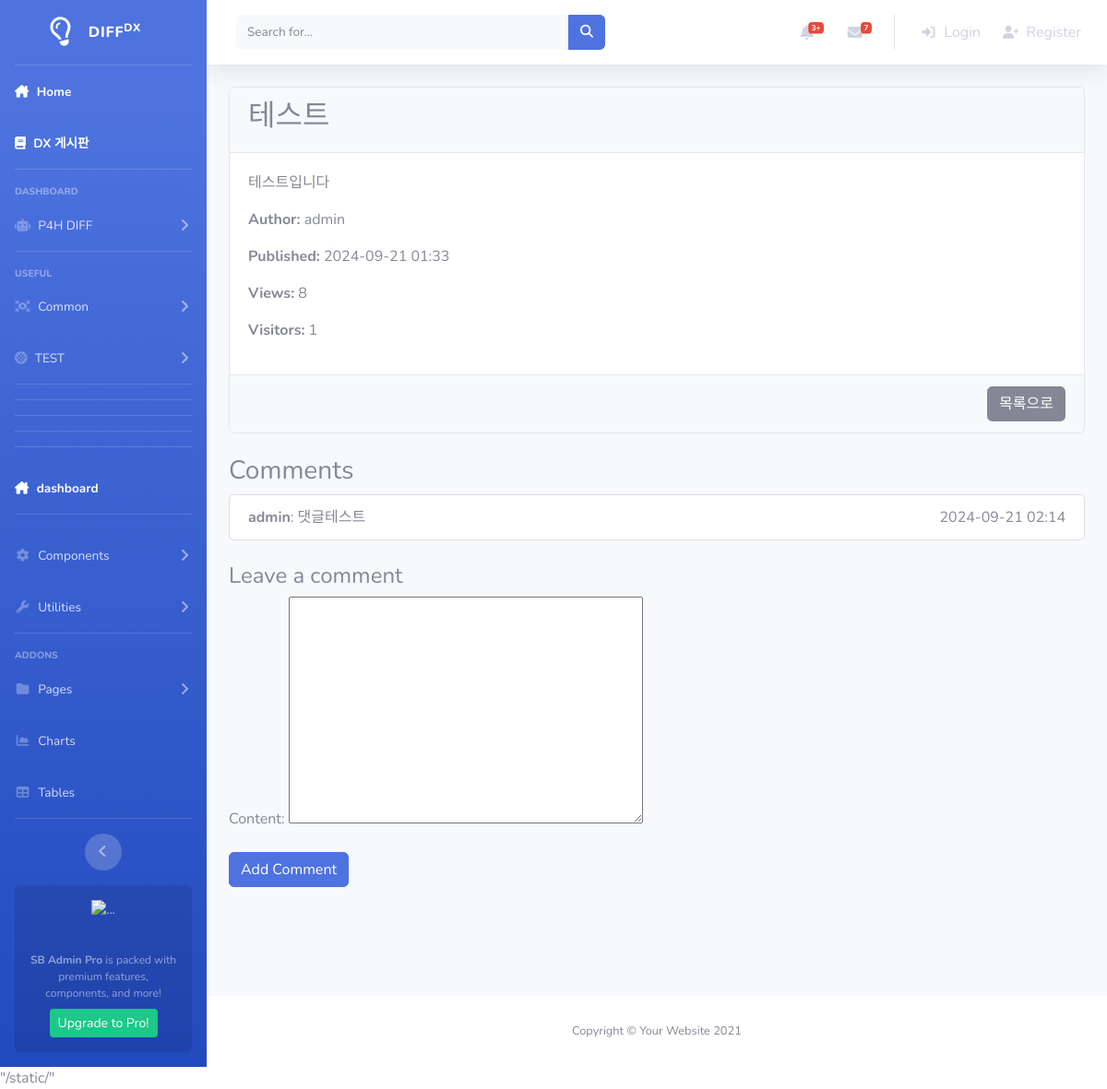
Page /board/post/3/ on the committed database.
### board/models.py (models this page shows, shortened)
class Post(models.Model):
    title = models.CharField(max_length=200)
    content = models.TextField()
    author = models.ForeignKey(User, on_delete=models.CASCADE, null=True)
    created_at = models.DateTimeField(auto_now_add=True)
    updated_at = models.DateTimeField(auto_now=True)
    views = models.PositiveIntegerField(default=0)  # 조회수
    visitors = models.ManyToManyField(User, related_name='post_visitors', blank=True)

class Comment(models.Model):
    post = models.ForeignKey(Post, related_name='comments', on_delete=models.CASCADE)
    content = models.TextField()
    author = models.ForeignKey(User, on_delete=models.CASCADE, null=True)  # null=True 임시 허용
    created_at = models.DateTimeField(auto_now_add=True)

### board/views.py (the view)
# urls.py: path('post/<int:pk>/', views.post_detail, name='post_detail'),
def post_detail(request, pk):
    post = get_object_or_404(Post, pk=pk)
    post.views += 1
    post.save()
    if request.user.is_authenticated:
        if not post.visitors.filter(id=request.user.id).exists():
            post.visitors.add(request.user)
    comments = post.comments.all()
    if request.method == "POST":
        comment_form = CommentForm(request.POST)
        if comment_form.is_valid():
            comment = comment_form.save(commit=False)
            comment.post = post
            comment.author = request.user  # 로그인한 사용자를 댓글 작성자로 설정
            comment.save()
            return redirect('board:post_detail', pk=post.pk)
    else:
        comment_form = CommentForm()
    return render(request, 'board/post_detail.html', {'post': post, 'comments': comments, 'comment_form': comment_form})

### board/forms.py
class CommentForm(forms.ModelForm):
    class Meta:
        model = Comment
        fields = ['content']

### templates/board/post_detail.html (shortened to what this page needs)
{% extends 'Common/base.html' %}
{% block content %}
<div class="post-detail-container mt-4">
    <div class="card">
        <div class="card-header d-flex justify-content-between align-items-center">
            <h2>{{ post.title }}</h2>
        </div>
        <div class="card-body">
            <p class="card-text">{{ post.content }}</p>
            <p><strong>Author:</strong> {{ post.author.username }}</p>
            <p><strong>Published:</strong> {{ post.created_at|date:"Y-m-d H:i" }}</p>
            <p><strong>Views:</strong> {{ post.views }}</p>
            <p><strong>Visitors:</strong> {{ post.visitors.count }}</p>
        </div>
        <div class="card-footer text-right">
            <a href="{% url 'board:post_list' %}" class="btn btn-secondary">목록으로</a>
        </div>
    </div>
    <div class="comments-section mt-4">
        <h3>Comments</h3>
        <ul class="list-group">
            {% for comment in comments %}
                <li class="list-group-item">
                    <strong>{{ comment.author.username }}</strong>: {{ comment.content }}
                    <span class="text-muted float-right">{{ comment.created_at|date:"Y-m-d H:i" }}</span>
                </li>
            {% empty %}
                <li class="list-group-item text-center">No comments yet.</li>
            {% endfor %}
        </ul>
    </div>
    <div class="mt-4">
        <h4>Leave a comment</h4>
        <form method="POST"action="{% url 'board:post_detail' pk=post.pk %}">
            {{ comment_form.as_p }}
            <button type="submit" class="btn btn-primary">Add Comment</button>
        </form>
    </div>
</div>
{% endblock %}

### rows in the picture
Post: title "테스트", content "테스트입니다", author.username "admin", created_at "2024-09-21 01:33", views "8", visitors.count "1"
Comment: author.username "admin", content "댓글테스트", created_at "2024-09-21 02:14"
